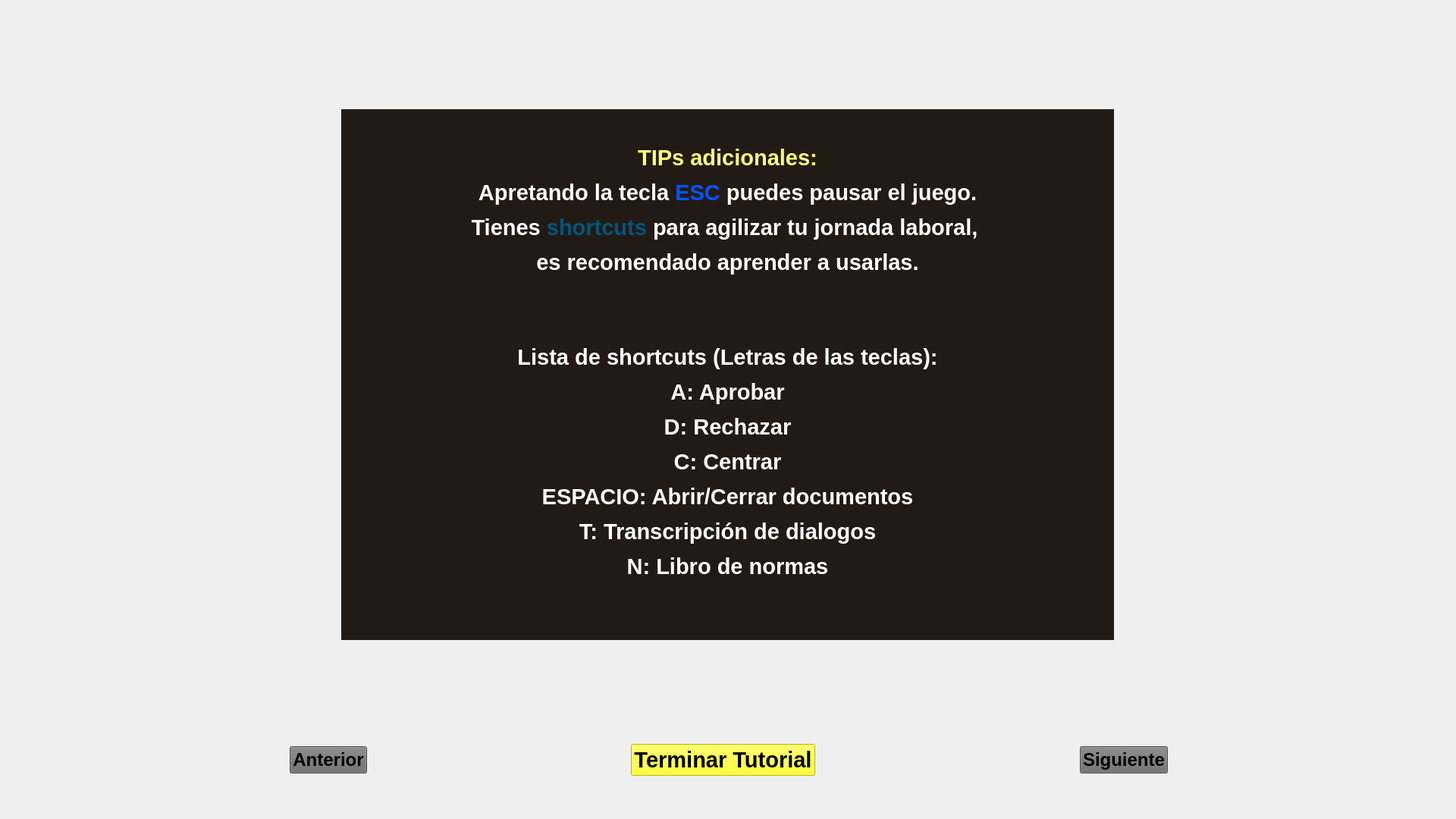
<?xml version="1.0" encoding="UTF-8"?>
<ui version="4.0">
 <class>PantallaTutorial</class>
 <widget class="QWidget" name="PantallaTutorial">
  <property name="geometry">
   <rect>
    <x>0</x>
    <y>0</y>
    <width>1920</width>
    <height>1080</height>
   </rect>
  </property>
  <property name="minimumSize">
   <size>
    <width>800</width>
    <height>600</height>
   </size>
  </property>
  <property name="maximumSize">
   <size>
    <width>1920</width>
    <height>1080</height>
   </size>
  </property>
  <property name="windowTitle">
   <string>Form</string>
  </property>
  <layout class="QVBoxLayout" name="verticalLayout">
   <property name="leftMargin">
    <number>0</number>
   </property>
   <property name="topMargin">
    <number>0</number>
   </property>
   <property name="rightMargin">
    <number>0</number>
   </property>
   <property name="bottomMargin">
    <number>0</number>
   </property>
   <item>
    <widget class="QWidget" name="Imagen" native="true">
     <property name="styleSheet">
      <string notr="true">#Imagen{border-image: url(:/Resources/FondoLocuraWorking.png);}</string>
     </property>
     <layout class="QVBoxLayout" name="verticalLayout_2">
      <property name="leftMargin">
       <number>15</number>
      </property>
      <property name="topMargin">
       <number>22</number>
      </property>
      <property name="rightMargin">
       <number>15</number>
      </property>
      <property name="bottomMargin">
       <number>48</number>
      </property>
      <item>
       <widget class="QStackedWidget" name="PagTutorial">
        <property name="currentIndex">
         <number>4</number>
        </property>
        <widget class="QWidget" name="page">
         <layout class="QVBoxLayout" name="verticalLayout_3">
          <property name="spacing">
           <number>0</number>
          </property>
          <item>
           <widget class="QWidget" name="Imagen_2" native="true">
            <property name="sizePolicy">
             <sizepolicy hsizetype="Expanding" vsizetype="Expanding">
              <horstretch>0</horstretch>
              <verstretch>0</verstretch>
             </sizepolicy>
            </property>
            <property name="maximumSize">
             <size>
              <width>1800</width>
              <height>600</height>
             </size>
            </property>
            <property name="styleSheet">
             <string notr="true">image: url(:/Resources/Tutorial/ImagenTutorial1.png);</string>
            </property>
           </widget>
          </item>
          <item alignment="Qt::AlignHCenter|Qt::AlignVCenter">
           <widget class="QLabel" name="Texto">
            <property name="sizePolicy">
             <sizepolicy hsizetype="Minimum" vsizetype="Minimum">
              <horstretch>0</horstretch>
              <verstretch>0</verstretch>
             </sizepolicy>
            </property>
            <property name="minimumSize">
             <size>
              <width>100</width>
              <height>100</height>
             </size>
            </property>
            <property name="maximumSize">
             <size>
              <width>1021</width>
              <height>300</height>
             </size>
            </property>
            <property name="font">
             <font>
              <family>MS Sans Serif</family>
              <pointsize>22</pointsize>
              <bold>true</bold>
             </font>
            </property>
            <property name="styleSheet">
             <string notr="true">background-color: #221b15;</string>
            </property>
            <property name="text">
             <string>&lt;html&gt;&lt;head/&gt;&lt;body&gt;&lt;p&gt;&lt;span style=&quot; color:#ffffff;&quot;&gt;Bienvenido al tutorial de &lt;/span&gt;&lt;span style=&quot; color:#8d00d4;&quot;&gt;Astana&lt;/span&gt;&lt;span style=&quot; color:#ffffff;&quot;&gt;!&lt;/span&gt;&lt;/p&gt;&lt;p&gt;&lt;span style=&quot; color:#ffffff;&quot;&gt;Tu objetivo es &lt;/span&gt;&lt;span style=&quot; color:#aa0000;&quot;&gt;detectar documentacion falsificada&lt;/span&gt;&lt;span style=&quot; color:#ffffff;&quot;&gt;, y en base a eso evaluar si &lt;/span&gt;&lt;/p&gt;&lt;p&gt;&lt;span style=&quot; color:#ffffff;&quot;&gt;dejar pasar o no a una persona a nuestro maravilloso país.&lt;/span&gt;&lt;/p&gt;&lt;p&gt;&lt;span style=&quot; color:#ffffff;&quot;&gt;Aquí se te enseñaran las bases para poder empezar a jugar.&lt;/span&gt;&lt;/p&gt;&lt;p&gt;&lt;span style=&quot; color:#ffffff;&quot;&gt;Empezaremos dando un paseo por la interfaz del juego.&lt;/span&gt;&lt;/p&gt;&lt;/body&gt;&lt;/html&gt;</string>
            </property>
            <property name="alignment">
             <set>Qt::AlignCenter</set>
            </property>
            <property name="wordWrap">
             <bool>false</bool>
            </property>
           </widget>
          </item>
         </layout>
        </widget>
        <widget class="QWidget" name="page_2">
         <layout class="QVBoxLayout" name="verticalLayout_4">
          <item>
           <widget class="QWidget" name="Imagen_3" native="true">
            <property name="sizePolicy">
             <sizepolicy hsizetype="Expanding" vsizetype="Expanding">
              <horstretch>0</horstretch>
              <verstretch>0</verstretch>
             </sizepolicy>
            </property>
            <property name="maximumSize">
             <size>
              <width>1800</width>
              <height>600</height>
             </size>
            </property>
            <property name="styleSheet">
             <string notr="true">image: url(:/Resources/Tutorial/ImagenTutorial2.png);</string>
            </property>
           </widget>
          </item>
          <item alignment="Qt::AlignHCenter">
           <widget class="QLabel" name="Texto_2">
            <property name="sizePolicy">
             <sizepolicy hsizetype="Minimum" vsizetype="Minimum">
              <horstretch>0</horstretch>
              <verstretch>0</verstretch>
             </sizepolicy>
            </property>
            <property name="minimumSize">
             <size>
              <width>100</width>
              <height>100</height>
             </size>
            </property>
            <property name="maximumSize">
             <size>
              <width>1045</width>
              <height>300</height>
             </size>
            </property>
            <property name="font">
             <font>
              <family>MS Sans Serif</family>
              <pointsize>15</pointsize>
              <bold>true</bold>
             </font>
            </property>
            <property name="styleSheet">
             <string notr="true">color: rgb(255, 255, 255);
background-color: #221b15;</string>
            </property>
            <property name="text">
             <string>&lt;html&gt;&lt;head/&gt;&lt;body&gt;&lt;p&gt;Esta es la mesa de entrada.&lt;/p&gt;&lt;p&gt;1: &lt;span style=&quot; color:#ffff00;&quot;&gt;Libro con documentacion del NPC.&lt;/span&gt;&lt;/p&gt;&lt;p&gt;Debes hacer click en el para ver los documentos.&lt;/p&gt;&lt;p&gt;2: &lt;span style=&quot; color:#ffff00;&quot;&gt;Transcriptor de dialogos.&lt;/span&gt;&lt;/p&gt;&lt;p&gt;Transcribe los dialogos de la persona, te será util para contrastar &lt;/p&gt;&lt;p&gt;la veracidad de sus palabras.&lt;/p&gt;&lt;p&gt;3: &lt;span style=&quot; color:#aa0000;&quot;&gt;Libro de normativas: &lt;/span&gt;Libro actualizado con informacion escencial para saber cuales son los parametros &lt;/p&gt;&lt;p&gt;de entrada permitidos. Revisalo al principio y tenlo presente para dejar entrar o no, a alguien.&lt;/p&gt;&lt;/body&gt;&lt;/html&gt;</string>
            </property>
            <property name="alignment">
             <set>Qt::AlignCenter</set>
            </property>
            <property name="wordWrap">
             <bool>false</bool>
            </property>
           </widget>
          </item>
         </layout>
        </widget>
        <widget class="QWidget" name="page_3">
         <layout class="QVBoxLayout" name="verticalLayout_5">
          <item>
           <widget class="QWidget" name="Imagen_4" native="true">
            <property name="sizePolicy">
             <sizepolicy hsizetype="Expanding" vsizetype="Expanding">
              <horstretch>0</horstretch>
              <verstretch>0</verstretch>
             </sizepolicy>
            </property>
            <property name="maximumSize">
             <size>
              <width>1800</width>
              <height>600</height>
             </size>
            </property>
            <property name="styleSheet">
             <string notr="true">image: url(:/Resources/Tutorial/ImagenTutorial3.png);</string>
            </property>
           </widget>
          </item>
          <item alignment="Qt::AlignHCenter">
           <widget class="QLabel" name="Texto_3">
            <property name="sizePolicy">
             <sizepolicy hsizetype="Minimum" vsizetype="Minimum">
              <horstretch>0</horstretch>
              <verstretch>0</verstretch>
             </sizepolicy>
            </property>
            <property name="minimumSize">
             <size>
              <width>100</width>
              <height>100</height>
             </size>
            </property>
            <property name="maximumSize">
             <size>
              <width>1036</width>
              <height>300</height>
             </size>
            </property>
            <property name="font">
             <font>
              <family>MS Sans Serif</family>
              <pointsize>22</pointsize>
              <bold>true</bold>
             </font>
            </property>
            <property name="styleSheet">
             <string notr="true">color: rgb(255, 255, 255);
background-color: #221b15;</string>
            </property>
            <property name="text">
             <string>&lt;html&gt;&lt;head/&gt;&lt;body&gt;&lt;p&gt;Una vez abras la documentacion, podras utilizar los botones del &lt;span style=&quot; color:#0055ff;&quot;&gt;Escritorio.&lt;/span&gt;&lt;/p&gt;&lt;p&gt;&lt;span style=&quot; color:#ffff00;&quot;&gt;1: Boton de centrar documentos:&lt;/span&gt;&lt;/p&gt;&lt;p&gt;&lt;span style=&quot; color:#ffffff;&quot;&gt;Por si los pierdes, puedes usarlos para recuperarlos, mágicamente apareceran&lt;/span&gt;&lt;/p&gt;&lt;p&gt;&lt;span style=&quot; color:#ffffff;&quot;&gt;en el centro de la mesa.&lt;/span&gt;&lt;/p&gt;&lt;p&gt;&lt;span style=&quot; color:#00aa00;&quot;&gt;2: Boton de aprobar: &lt;/span&gt;&lt;span style=&quot; color:#ffffff;&quot;&gt;Boton para permitir la entrada de la persona al país.&lt;/span&gt;&lt;/p&gt;&lt;p&gt;&lt;span style=&quot; color:#aa0000;&quot;&gt;3: Boton de Rechazar: &lt;/span&gt;&lt;/p&gt;&lt;p&gt;¿Hace falta que lo explique?&lt;/p&gt;&lt;/body&gt;&lt;/html&gt;</string>
            </property>
            <property name="alignment">
             <set>Qt::AlignCenter</set>
            </property>
            <property name="wordWrap">
             <bool>false</bool>
            </property>
           </widget>
          </item>
         </layout>
        </widget>
        <widget class="QWidget" name="page_4">
         <layout class="QVBoxLayout" name="verticalLayout_6">
          <item>
           <widget class="QWidget" name="Imagen_5" native="true">
            <property name="sizePolicy">
             <sizepolicy hsizetype="Expanding" vsizetype="Expanding">
              <horstretch>0</horstretch>
              <verstretch>0</verstretch>
             </sizepolicy>
            </property>
            <property name="maximumSize">
             <size>
              <width>1800</width>
              <height>600</height>
             </size>
            </property>
            <property name="styleSheet">
             <string notr="true">image: url(:/Resources/Tutorial/ImagenTutorial4b.png);</string>
            </property>
           </widget>
          </item>
          <item alignment="Qt::AlignHCenter">
           <widget class="QLabel" name="Texto_4">
            <property name="sizePolicy">
             <sizepolicy hsizetype="Minimum" vsizetype="Minimum">
              <horstretch>0</horstretch>
              <verstretch>0</verstretch>
             </sizepolicy>
            </property>
            <property name="minimumSize">
             <size>
              <width>100</width>
              <height>100</height>
             </size>
            </property>
            <property name="maximumSize">
             <size>
              <width>1019</width>
              <height>300</height>
             </size>
            </property>
            <property name="font">
             <font>
              <family>MS Sans Serif</family>
              <pointsize>22</pointsize>
              <bold>true</bold>
             </font>
            </property>
            <property name="styleSheet">
             <string notr="true">color: rgb(255, 255, 255);
background-color: #221b15;</string>
            </property>
            <property name="text">
             <string>&lt;html&gt;&lt;head/&gt;&lt;body&gt;&lt;p&gt;Esto de aquí arriba es el &lt;span style=&quot; color:#00557f;&quot;&gt;pasillo&lt;/span&gt;.&lt;/p&gt;&lt;p&gt;Puedes ver el paso del tiempo desde aquí, no puedes quedarte hasta &lt;/p&gt;&lt;p&gt;pasadas las 8 de la noche, ya que &lt;span style=&quot; color:#ff0000;&quot;&gt;ahí terminará tu jornada laboral.&lt;/span&gt;&lt;/p&gt;&lt;p&gt;&lt;span style=&quot; color:#ffffff;&quot;&gt;Tu jornada &lt;/span&gt;&lt;span style=&quot; color:#ff0000;&quot;&gt;también terminará&lt;/span&gt;&lt;span style=&quot; color:#ffffff;&quot;&gt; cuando te quedes sin personas por atender.&lt;/span&gt;&lt;/p&gt;&lt;p&gt;&lt;span style=&quot; color:#ffffff;&quot;&gt;Puedes &lt;/span&gt;&lt;span style=&quot; color:#ff0000;&quot;&gt;ver&lt;/span&gt;&lt;span style=&quot; color:#ffffff;&quot;&gt; a las personas haciendo fila para pasar en el &lt;/span&gt;&lt;span style=&quot; color:#00557f;&quot;&gt;pasillo&lt;/span&gt;&lt;span style=&quot; color:#ffffff;&quot;&gt;, &lt;/span&gt;&lt;/p&gt;&lt;p&gt;&lt;span style=&quot; color:#ffffff;&quot;&gt;eso te dara una idea de cuantos quedan.&lt;/span&gt;&lt;/p&gt;&lt;/body&gt;&lt;/html&gt;</string>
            </property>
            <property name="alignment">
             <set>Qt::AlignCenter</set>
            </property>
            <property name="wordWrap">
             <bool>false</bool>
            </property>
           </widget>
          </item>
         </layout>
        </widget>
        <widget class="QWidget" name="OtrosTips">
         <layout class="QHBoxLayout" name="horizontalLayout">
          <item>
           <widget class="QLabel" name="Texto_6">
            <property name="sizePolicy">
             <sizepolicy hsizetype="Minimum" vsizetype="Minimum">
              <horstretch>0</horstretch>
              <verstretch>0</verstretch>
             </sizepolicy>
            </property>
            <property name="minimumSize">
             <size>
              <width>100</width>
              <height>100</height>
             </size>
            </property>
            <property name="maximumSize">
             <size>
              <width>1019</width>
              <height>700</height>
             </size>
            </property>
            <property name="font">
             <font>
              <family>MS Sans Serif</family>
              <pointsize>22</pointsize>
              <bold>true</bold>
             </font>
            </property>
            <property name="styleSheet">
             <string notr="true">color: rgb(255, 255, 255);
background-color: #221b15;</string>
            </property>
            <property name="text">
             <string>&lt;html&gt;&lt;head/&gt;&lt;body&gt;&lt;p&gt;&lt;span style=&quot; color:#ffff7f;&quot;&gt;TIPs adicionales:&lt;/span&gt;&lt;/p&gt;&lt;p&gt;&lt;span style=&quot; color:#ffffff;&quot;&gt;Apretando la tecla &lt;/span&gt;&lt;span style=&quot; color:#0055ff;&quot;&gt;ESC&lt;/span&gt;&lt;span style=&quot; color:#ffffff;&quot;&gt; puedes pausar el juego.&lt;/span&gt;&lt;/p&gt;&lt;p&gt;&lt;span style=&quot; color:#ffffff;&quot;&gt;Tienes &lt;/span&gt;&lt;span style=&quot; color:#00557f;&quot;&gt;shortcuts&lt;/span&gt;&lt;span style=&quot; color:#ffffff;&quot;&gt; para agilizar tu jornada laboral, &lt;/span&gt;&lt;/p&gt;&lt;p&gt;&lt;span style=&quot; color:#ffffff;&quot;&gt;es recomendado aprender a usarlas.&lt;/span&gt;&lt;/p&gt;&lt;p&gt;&lt;br/&gt;&lt;/p&gt;&lt;p&gt;&lt;span style=&quot; color:#ffffff;&quot;&gt;Lista de shortcuts (Letras de las teclas):&lt;/span&gt;&lt;/p&gt;&lt;p&gt;&lt;span style=&quot; color:#ffffff;&quot;&gt;A: Aprobar&lt;/span&gt;&lt;/p&gt;&lt;p&gt;&lt;span style=&quot; color:#ffffff;&quot;&gt;D: Rechazar&lt;/span&gt;&lt;/p&gt;&lt;p&gt;C: Centrar&lt;/p&gt;&lt;p&gt;ESPACIO: Abrir/Cerrar documentos&lt;/p&gt;&lt;p&gt;T: Transcripción de dialogos&lt;/p&gt;&lt;p&gt;N: Libro de normas&lt;br/&gt;&lt;/p&gt;&lt;/body&gt;&lt;/html&gt;</string>
            </property>
            <property name="alignment">
             <set>Qt::AlignCenter</set>
            </property>
            <property name="wordWrap">
             <bool>true</bool>
            </property>
           </widget>
          </item>
         </layout>
        </widget>
        <widget class="QWidget" name="page_5">
         <layout class="QVBoxLayout" name="verticalLayout_7">
          <item>
           <widget class="QWidget" name="Imagen_6" native="true">
            <property name="sizePolicy">
             <sizepolicy hsizetype="Expanding" vsizetype="Expanding">
              <horstretch>0</horstretch>
              <verstretch>0</verstretch>
             </sizepolicy>
            </property>
            <property name="maximumSize">
             <size>
              <width>1800</width>
              <height>600</height>
             </size>
            </property>
            <property name="styleSheet">
             <string notr="true">image: url(:/Resources/Tutorial/ImagenTutorial5.png);</string>
            </property>
           </widget>
          </item>
          <item alignment="Qt::AlignHCenter">
           <widget class="QLabel" name="Texto_5">
            <property name="sizePolicy">
             <sizepolicy hsizetype="Minimum" vsizetype="Minimum">
              <horstretch>0</horstretch>
              <verstretch>0</verstretch>
             </sizepolicy>
            </property>
            <property name="minimumSize">
             <size>
              <width>100</width>
              <height>100</height>
             </size>
            </property>
            <property name="maximumSize">
             <size>
              <width>1000</width>
              <height>300</height>
             </size>
            </property>
            <property name="font">
             <font>
              <family>MS Sans Serif</family>
              <pointsize>22</pointsize>
              <bold>true</bold>
             </font>
            </property>
            <property name="styleSheet">
             <string notr="true">color: rgb(255, 255, 255);
background-color: #221b15;</string>
            </property>
            <property name="text">
             <string>&lt;html&gt;&lt;head/&gt;&lt;body&gt;&lt;p&gt;&lt;span style=&quot; color:#ffff00;&quot;&gt;Felicidades! Has terminado el tutorial. &lt;/span&gt;&lt;/p&gt;&lt;p&gt;De aquí en adelante estás capacitado, &lt;span style=&quot; color:#aa0000;&quot;&gt;lamentablemente&lt;/span&gt;, para &lt;/p&gt;&lt;p&gt;controlar la frontera de &lt;span style=&quot; color:#aa00ff;&quot;&gt;Astana&lt;/span&gt;.&lt;/p&gt;&lt;p&gt;Te deseamos &lt;span style=&quot; color:#ffff00;&quot;&gt;éxitos&lt;/span&gt; en tu nuevo trabajo.&lt;/p&gt;&lt;/body&gt;&lt;/html&gt;</string>
            </property>
            <property name="alignment">
             <set>Qt::AlignCenter</set>
            </property>
            <property name="wordWrap">
             <bool>false</bool>
            </property>
           </widget>
          </item>
         </layout>
        </widget>
       </widget>
      </item>
      <item>
       <widget class="QWidget" name="Botones" native="true">
        <layout class="QHBoxLayout" name="horizontalLayout_2">
         <property name="leftMargin">
          <number>24</number>
         </property>
         <property name="rightMargin">
          <number>23</number>
         </property>
         <item>
          <spacer name="horizontalSpacer">
           <property name="orientation">
            <enum>Qt::Horizontal</enum>
           </property>
           <property name="sizeHint" stdset="0">
            <size>
             <width>40</width>
             <height>20</height>
            </size>
           </property>
          </spacer>
         </item>
         <item>
          <widget class="QPushButton" name="Anterior_2">
           <property name="font">
            <font>
             <family>MS Sans Serif</family>
             <pointsize>18</pointsize>
             <bold>true</bold>
            </font>
           </property>
           <property name="cursor">
            <cursorShape>PointingHandCursor</cursorShape>
           </property>
           <property name="styleSheet">
            <string notr="true">background-color: rgb(107, 107, 107);</string>
           </property>
           <property name="text">
            <string>Anterior</string>
           </property>
          </widget>
         </item>
         <item>
          <spacer name="horizontalSpacer_2">
           <property name="orientation">
            <enum>Qt::Horizontal</enum>
           </property>
           <property name="sizeType">
            <enum>QSizePolicy::Expanding</enum>
           </property>
           <property name="sizeHint" stdset="0">
            <size>
             <width>40</width>
             <height>20</height>
            </size>
           </property>
          </spacer>
         </item>
         <item>
          <widget class="QPushButton" name="TerminarTutorial">
           <property name="font">
            <font>
             <family>MS Sans Serif</family>
             <pointsize>22</pointsize>
             <bold>true</bold>
            </font>
           </property>
           <property name="cursor">
            <cursorShape>PointingHandCursor</cursorShape>
           </property>
           <property name="styleSheet">
            <string notr="true">background-color: rgb(255, 255, 0);
color: rgb(0, 0, 0);</string>
           </property>
           <property name="text">
            <string>Terminar Tutorial</string>
           </property>
          </widget>
         </item>
         <item>
          <spacer name="horizontalSpacer_3">
           <property name="orientation">
            <enum>Qt::Horizontal</enum>
           </property>
           <property name="sizeType">
            <enum>QSizePolicy::Expanding</enum>
           </property>
           <property name="sizeHint" stdset="0">
            <size>
             <width>40</width>
             <height>20</height>
            </size>
           </property>
          </spacer>
         </item>
         <item>
          <widget class="QPushButton" name="Siguiente_2">
           <property name="font">
            <font>
             <family>MS Sans Serif</family>
             <pointsize>18</pointsize>
             <bold>true</bold>
            </font>
           </property>
           <property name="cursor">
            <cursorShape>PointingHandCursor</cursorShape>
           </property>
           <property name="styleSheet">
            <string notr="true">background-color: rgb(107, 107, 107);</string>
           </property>
           <property name="text">
            <string>Siguiente</string>
           </property>
          </widget>
         </item>
         <item>
          <spacer name="horizontalSpacer_4">
           <property name="orientation">
            <enum>Qt::Horizontal</enum>
           </property>
           <property name="sizeHint" stdset="0">
            <size>
             <width>40</width>
             <height>20</height>
            </size>
           </property>
          </spacer>
         </item>
        </layout>
       </widget>
      </item>
     </layout>
    </widget>
   </item>
  </layout>
 </widget>
 <resources/>
 <connections/>
</ui>
